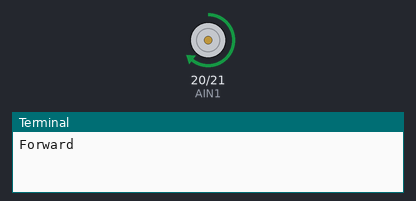
Recording of a program running on a simulated Raspberry Pi (BCM pin numbers). Parts: motor-driver pin pairs drawn as motors (green arrow = first pin HIGH = forward, orange = second pin HIGH = backward, longer = more drive), the last lines printed to the terminal.

Above: at 1.0 s.
At 2.5 s:
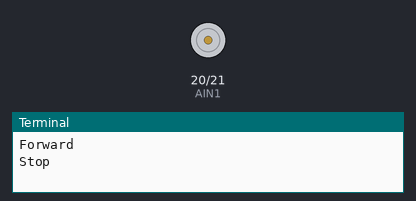
At 4.0 s:
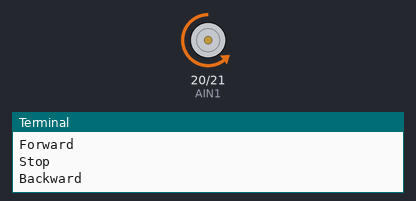
Timing chart, 0 to 7.8 s (numbered marks = the images above):
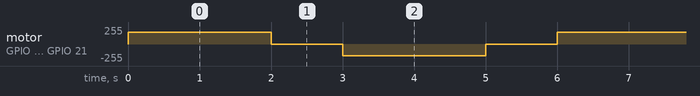

Measured:
- by itself, motor on GPIO 20 (AIN1) / GPIO 21 (AIN2): repeats every 6.0 s: stopped 1.0 s, backward 179/255 2.0 s, stopped 1.0 s, forward 179/255 2.0 s

The program:

motor_basic.py
```python
# nanoka.py - Raspberry Piでモーターを制御するサンプルコード（無限）
import RPi.GPIO as GPIO  # type: ignore
import time

# ピン番号の設定（BCM方式）
AIN1 = 20
AIN2 = 21

GPIO.setmode(GPIO.BCM)
GPIO.setup(AIN1, GPIO.OUT)
GPIO.setup(AIN2, GPIO.OUT)

# PWM設定（例：100Hz）
pwm1 = GPIO.PWM(AIN1, 100)
pwm2 = GPIO.PWM(AIN2, 100)

pwm1.start(0)
pwm2.start(0)


def forward(speed=50):
    """前進"""
    pwm1.ChangeDutyCycle(speed)
    pwm2.ChangeDutyCycle(0)


def backward(speed=50):
    """逆転"""
    pwm1.ChangeDutyCycle(0)
    pwm2.ChangeDutyCycle(speed)


def stop():
    """停止（ブレーキではなく惰性停止）"""
    pwm1.ChangeDutyCycle(0)
    pwm2.ChangeDutyCycle(0)


try:
    while True:
        print("Forward")
        forward(70)   # デューティ比70%で正転
        time.sleep(2)

        print("Stop")
        stop()
        time.sleep(1)

        print("Backward")
        backward(70)  # デューティ比70%で逆転
        time.sleep(2)

        print("Stop")
        stop()
        time.sleep(1)

except KeyboardInterrupt:
    pass

finally:
    pwm1.stop()
    pwm2.stop()
    GPIO.cleanup()
```
